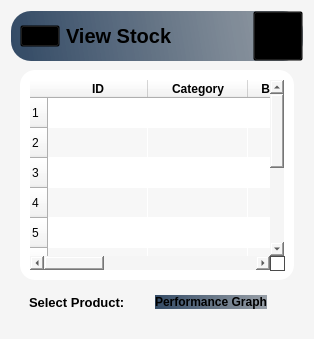
      <widget class="QWidget" name="ViewStock_page">
       <property name="styleSheet">
        <string notr="true">*{
background-color:#f5f5f5;
}
#HeaderFrame_8{
background-color:qlineargradient(spread:pad,x1:0,y1:0.505682,x2:1,y2:0.477,stop:0 rgba(20,47,78,219),stop:1 rgba(85,98,112,150));
 border-radius: 20px;
}
#widget_64,QPushButton,QLabel,#widget_65,#table_ViewStock{
background:transparent;
}

#widget_67{
background-color:#ffffff;
 border-radius: 15px;
}
#btn_Performance_Graph{
background-color:qlineargradient(spread:pad,x1:0,y1:0.505682,x2:1,y2:0.477,stop:0 rgba(20,47,78,219),stop:1 rgba(85,98,112,150));
 border-radius: 10px;
}</string>
       </property>
       <layout class="QVBoxLayout" name="verticalLayout_60">
        <item>
         <widget class="QWidget" name="widget_63" native="true">
          <layout class="QVBoxLayout" name="verticalLayout_61">
           <property name="spacing">
            <number>0</number>
           </property>
           <property name="leftMargin">
            <number>0</number>
           </property>
           <property name="topMargin">
            <number>0</number>
           </property>
           <property name="rightMargin">
            <number>0</number>
           </property>
           <property name="bottomMargin">
            <number>0</number>
           </property>
           <item alignment="Qt::AlignTop">
            <widget class="QWidget" name="HeaderFrame_8" native="true">
             <property name="autoFillBackground">
              <bool>false</bool>
             </property>
             <layout class="QHBoxLayout" name="horizontalLayout_77">
              <property name="spacing">
               <number>0</number>
              </property>
              <property name="leftMargin">
               <number>0</number>
              </property>
              <property name="topMargin">
               <number>0</number>
              </property>
              <property name="rightMargin">
               <number>0</number>
              </property>
              <property name="bottomMargin">
               <number>0</number>
              </property>
              <item alignment="Qt::AlignLeft">
               <widget class="QWidget" name="widget_64" native="true">
                <layout class="QHBoxLayout" name="horizontalLayout_78">
                 <property name="topMargin">
                  <number>0</number>
                 </property>
                 <property name="bottomMargin">
                  <number>0</number>
                 </property>
                 <item>
                  <widget class="QPushButton" name="menuBtn_9">
                   <property name="text">
                    <string/>
                   </property>
                   <property name="icon">
                    <iconset resource="Resource.qrc">
                     <normaloff>:/Black Icons/Graphics/featherBlack/menu.svg</normaloff>:/Black Icons/Graphics/featherBlack/menu.svg</iconset>
                   </property>
                   <property name="iconSize">
                    <size>
                     <width>24</width>
                     <height>24</height>
                    </size>
                   </property>
                  </widget>
                 </item>
                 <item>
                  <widget class="QLabel" name="appHeader_9">
                   <property name="font">
                    <font>
                     <pointsize>15</pointsize>
                     <weight>75</weight>
                     <bold>true</bold>
                    </font>
                   </property>
                   <property name="text">
                    <string>View Stock</string>
                   </property>
                  </widget>
                 </item>
                </layout>
               </widget>
              </item>
              <item>
               <widget class="QWidget" name="widget_65" native="true">
                <layout class="QHBoxLayout" name="horizontalLayout_79">
                 <property name="spacing">
                  <number>0</number>
                 </property>
                 <property name="leftMargin">
                  <number>0</number>
                 </property>
                 <property name="topMargin">
                  <number>0</number>
                 </property>
                 <property name="rightMargin">
                  <number>0</number>
                 </property>
                 <property name="bottomMargin">
                  <number>0</number>
                 </property>
                 <item alignment="Qt::AlignRight">
                  <widget class="QPushButton" name="accountBtn_9">
                   <property name="minimumSize">
                    <size>
                     <width>50</width>
                     <height>50</height>
                    </size>
                   </property>
                   <property name="text">
                    <string/>
                   </property>
                   <property name="icon">
                    <iconset resource="Resource.qrc">
                     <normaloff>:/Black Icons/Graphics/featherBlack/user.svg</normaloff>:/Black Icons/Graphics/featherBlack/user.svg</iconset>
                   </property>
                   <property name="iconSize">
                    <size>
                     <width>32</width>
                     <height>32</height>
                    </size>
                   </property>
                  </widget>
                 </item>
                </layout>
               </widget>
              </item>
             </layout>
            </widget>
           </item>
           <item>
            <widget class="QWidget" name="widget_66" native="true">
             <layout class="QVBoxLayout" name="verticalLayout_62">
              <item>
               <widget class="QWidget" name="widget_67" native="true">
                <layout class="QVBoxLayout" name="verticalLayout_63">
                 <item>
                  <widget class="QTableWidget" name="table_ViewStock">
                   <property name="alternatingRowColors">
                    <bool>true</bool>
                   </property>
                   <property name="rowCount">
                    <number>10</number>
                   </property>
                   <attribute name="horizontalHeaderStretchLastSection">
                    <bool>true</bool>
                   </attribute>
                   <attribute name="verticalHeaderStretchLastSection">
                    <bool>true</bool>
                   </attribute>
                   <row/>
                   <row/>
                   <row/>
                   <row/>
                   <row/>
                   <row/>
                   <row/>
                   <row/>
                   <row/>
                   <row/>
                   <column>
                    <property name="text">
                     <string>ID</string>
                    </property>
                    <property name="font">
                     <font>
                      <weight>75</weight>
                      <bold>true</bold>
                     </font>
                    </property>
                   </column>
                   <column>
                    <property name="text">
                     <string>Category</string>
                    </property>
                    <property name="font">
                     <font>
                      <weight>75</weight>
                      <bold>true</bold>
                     </font>
                    </property>
                   </column>
                   <column>
                    <property name="text">
                     <string>Buying Price</string>
                    </property>
                    <property name="font">
                     <font>
                      <weight>75</weight>
                      <bold>true</bold>
                     </font>
                    </property>
                   </column>
                   <column>
                    <property name="text">
                     <string>Available Quantity</string>
                    </property>
                    <property name="font">
                     <font>
                      <weight>75</weight>
                      <bold>true</bold>
                     </font>
                    </property>
                   </column>
                   <column>
                    <property name="text">
                     <string>Selling Price</string>
                    </property>
                    <property name="font">
                     <font>
                      <weight>75</weight>
                      <bold>true</bold>
                     </font>
                    </property>
                   </column>
                   <column>
                    <property name="text">
                     <string>Order Date</string>
                    </property>
                    <property name="font">
                     <font>
                      <weight>75</weight>
                      <bold>true</bold>
                     </font>
                    </property>
                   </column>
                   <column>
                    <property name="text">
                     <string>Delivery Date</string>
                    </property>
                    <property name="font">
                     <font>
                      <weight>75</weight>
                      <bold>true</bold>
                     </font>
                    </property>
                   </column>
                  </widget>
                 </item>
                </layout>
               </widget>
              </item>
              <item alignment="Qt::AlignLeft">
               <widget class="QWidget" name="widget_68" native="true">
                <layout class="QHBoxLayout" name="horizontalLayout_80">
                 <property name="spacing">
                  <number>30</number>
                 </property>
                 <item>
                  <widget class="QLabel" name="label_51">
                   <property name="font">
                    <font>
                     <pointsize>10</pointsize>
                     <weight>75</weight>
                     <bold>true</bold>
                    </font>
                   </property>
                   <property name="text">
                    <string>Select Product:</string>
                   </property>
                  </widget>
                 </item>
                 <item>
                  <widget class="QPushButton" name="btn_Performance_Graph">
                   <property name="font">
                    <font>
                     <weight>75</weight>
                     <bold>true</bold>
                    </font>
                   </property>
                   <property name="text">
                    <string>Performance Graph</string>
                   </property>
                   <property name="icon">
                    <iconset resource="Resource.qrc">
                     <normaloff>:/White Icons/Graphics/featherBlack/sales.png</normaloff>:/White Icons/Graphics/featherBlack/sales.png</iconset>
                   </property>
                   <property name="iconSize">
                    <size>
                     <width>20</width>
                     <height>20</height>
                    </size>
                   </property>
                  </widget>
                 </item>
                </layout>
               </widget>
              </item>
             </layout>
            </widget>
           </item>
          </layout>
         </widget>
        </item>
       </layout>
      </widget>
